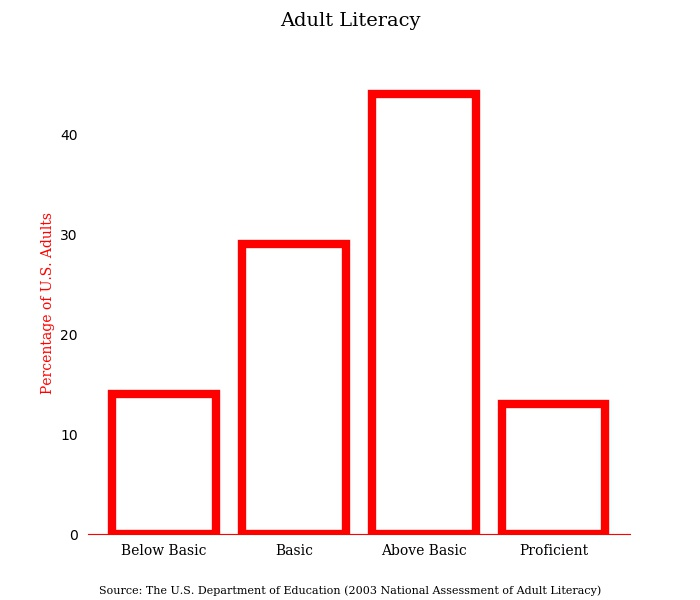

The Python source for this figure:
import matplotlib.pyplot as plt
import pandas as pd
import numpy as np
import pathlib


#NOTE Plot Info Configuration
font     = 'Serif'
title    = 'Adult Literacy'
source   = ('Source: The U.S. Department of Education'
            ' (2003 National Assessment of Adult Literacy)')
ylabel   = 'Percentage of U.S. Adults'
filename = pathlib.Path(__file__).with_suffix('.jpg')


#NOTE Data Configuration
data       = [14, 29, 44, 13]
categories = ['Below Basic', 'Basic', 'Above Basic', 'Proficient']
positions  = np.arange(len(categories))


# NOTE Color Configuration
background = 'white'
spines     = 'white'
special    = 'red' # Bottom and left spines
# --- text colors
bold       = 'black'
trim       = 'black'
# --- bar colors
bars       = background
edges      = 'red'
width      = 6
# --- grid colors
grid       = 'white'
alpha      = 0.1


#NOTE Geometry Configuration
x_rotation = 0
x_size     = 7
y_size     = 6
y_ticks    = False
x_ticks    = False


################################################################## Make the plot
plt.gcf().set_size_inches(x_size, y_size)
plt.bar(positions, data, align='center', color=bars, 
        edgecolor=edges, linewidth=width)
plt.xticks(positions, categories, fontsize=10, fontname=font, 
        rotation=x_rotation, color=bold)
plt.ylabel(ylabel, fontsize=10, fontname=font, 
        color='red')
plt.yticks(color=trim)
plt.suptitle(title, fontsize=14, fontname=font, color=bold)
#plt.title(source, fontsize=8, fontname=font, color=trim)
plt.figtext(.5, 0.01, source, wrap=True, ha='center', fontname=font, fontsize=8,
        color=trim)
plt.grid(color=grid, alpha=alpha)

 
ax = plt.axes()
ax.patch.set_facecolor(background)
ax.figure.set_facecolor(background)
ax.set_axisbelow(True)
for position in ['top', 'right', 'left']:
    ax.spines[position].set_color(spines)
for position in ['bottom']:
    ax.spines[position].set_color(special)
ax.tick_params(top=False, bottom=False, left=y_ticks, right=x_ticks, 
        labelleft=True, labelbottom=True)


plt.savefig(filename, facecolor=ax.figure.get_facecolor())
plt.show()
